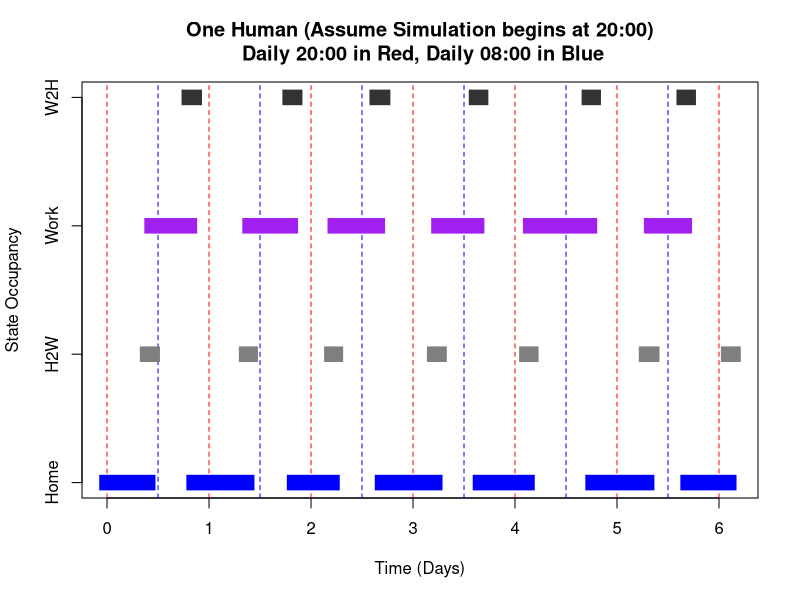
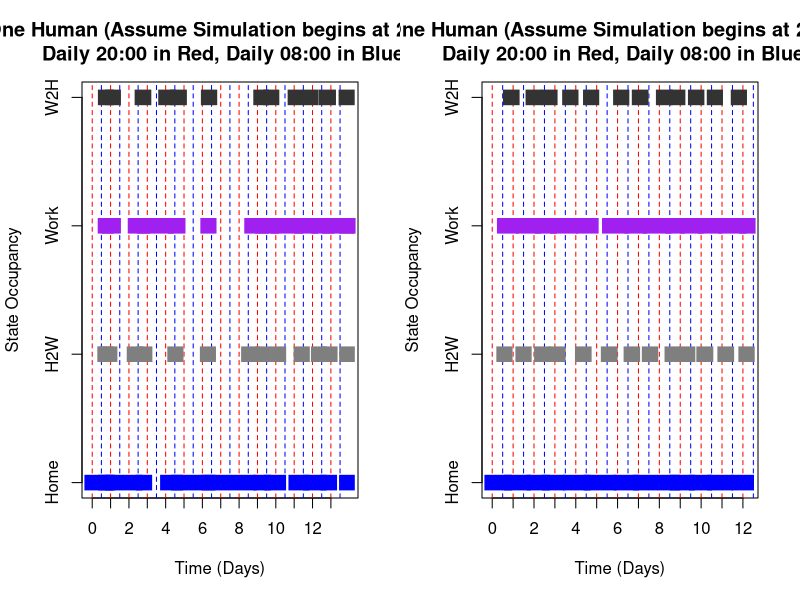
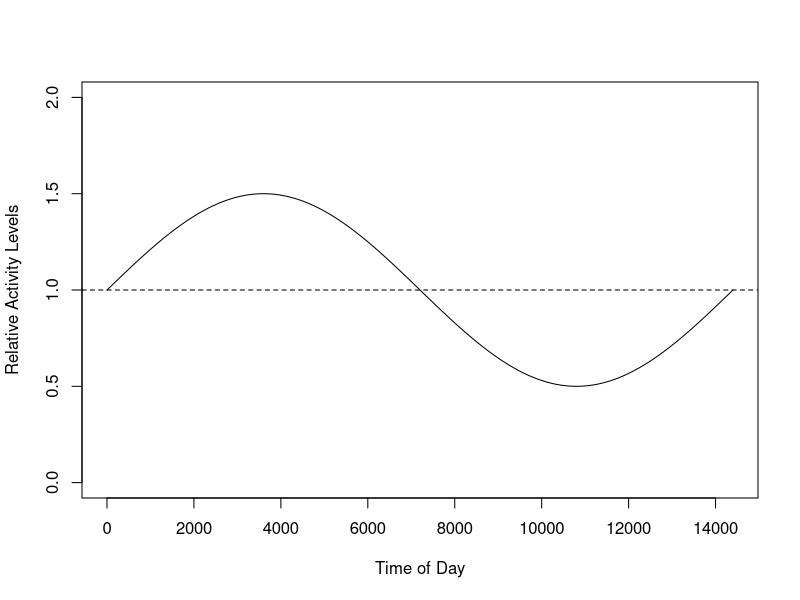
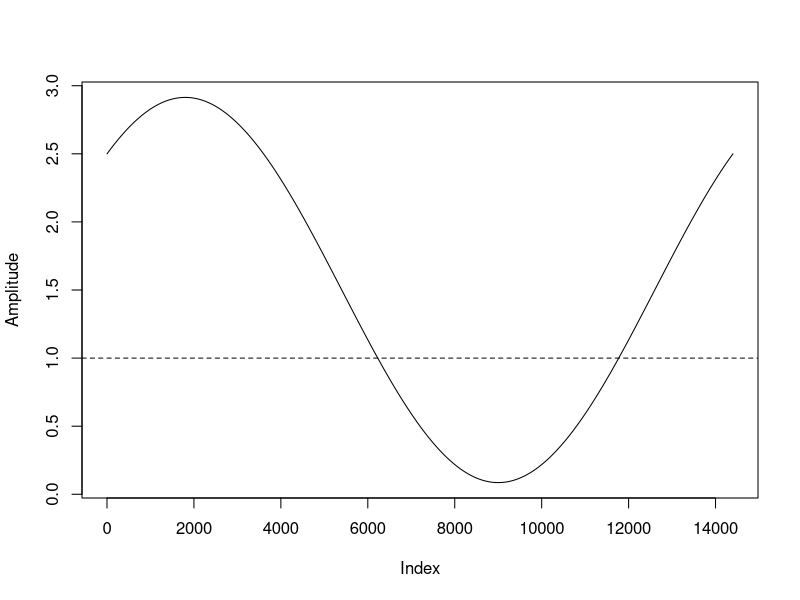
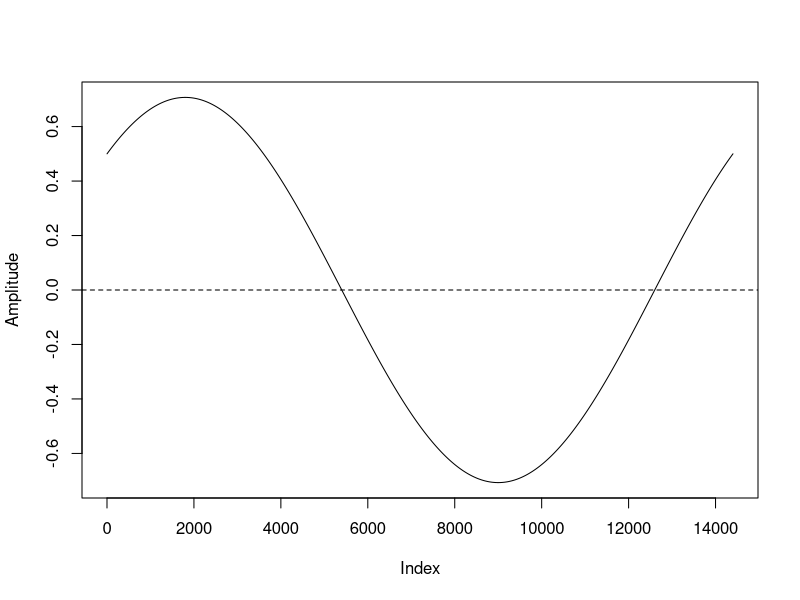

R code for these plots, in order:
dMin = 1:(60*24)

homeTime = 1/12
commute2Work = 1/1
commute2Home = 1/1
workTime = 1/10





simpleHuman <- function(maxSteps=1e3, N=1){
  states = vector(mode = "character",length = maxSteps+1)
  times = vector(mode = "numeric",length = maxSteps+1)
  duration = vector(mode = "numeric",length = maxSteps+1)
  
  times[1] = 0
  states[1] = "H"
  duration[1] = rexp(n = 1,rate = homeTime)
  
  for(i in 1:maxSteps){
    print(paste0("iteration: ",i))
    switch(EXPR = states[i],
            H = {
              tDur = rgamma(n = 1,shape = N,rate = homeTime*N)
              times[i+1] = times[i] + tDur
              duration[i+1] = tDur
              states[i+1] = "H2W"
            },
            H2W = {
              tDur = rgamma(n = 1,shape = N,rate = commute2Work*N)
              times[i+1] = times[i] + tDur
              duration[i+1] = tDur
              states[i+1] = "W"
            },
            W = {
              tDur = rgamma(n = 1,shape = N,rate = workTime*N)
              times[i+1] = times[i] + tDur
              duration[i+1] = tDur
              states[i+1] = "W2H"
            },
            W2H = {
              tDur = rgamma(n = 1,shape = N,rate = commute2Home*N)
              times[i+1] = times[i] + tDur
              duration[i+1] = tDur
              states[i+1] = "H"
            },
            {stop(paste0("unrecognized state",states[i]))}
           )
  }
  return(list(states=states,times=times,duration=duration))
}


plotOneHuman <- function(out,lwd,cols){
  xlim = c(0,max(out$times)+1)
  ylim = c(0,0.375)
  
  plot(1,type="n",xaxt="n",yaxt="n",ylab="State Occupancy",xlab="Time (Days)",xlim=xlim,ylim=ylim,main="One Human (Assume Simulation begins at 20:00)\n Daily 20:00 in Red, Daily 08:00 in Blue")
  ttMax = max(out$times)/24
  axis(side = 1,at = (0:ttMax)*24,labels = 0:ttMax)
  axis(side = 2,at = c(0,0.125,0.25,0.375),labels = c("Home","H2W","Work","W2H"))
  abline(v =(0:ttMax)*24,col="red",lty=2 )
  abline(v = ((0+0.5):(ttMax+0.5))*24,col = "blue", lty=2)
  for(i in 1:length(out$states)){
    if(i==length(out$states)){
      switch(out$states[i],
             H = {
               segments(x0 = out$times[i],y0 = 0,x1 = out$times[i]+1,y1 = 0,col = cols[1],lwd = lwd,lend=2)
             },
             H2W = {
               segments(x0 = out$times[i],y0 = 0.125,x1 = out$times[i]+1,y1 = 0.125,col = cols[2],lwd = lwd,lend=2)
             },
             W = {
               segments(x0 = out$times[i],y0 = 0.25,x1 = out$times[i]+1,y1 = 0.25,col = cols[3],lwd = lwd,lend=2)
             },
             W2H = {
               segments(x0 = out$times[i],y0 = 0.375,x1 = out$times[i]+1,y1 = 0.375,col = cols[4],lwd = lwd,lend=2)
             }
      )
    } else {
      switch(out$states[i],
             H = {
               segments(x0 = out$times[i],y0 = 0,x1 = out$times[i+1],y1 = 0,col = cols[1],lwd = lwd,lend=2)
             },
             H2W = {
               segments(x0 = out$times[i],y0 = 0.125,x1 = out$times[i+1],y1 = 0.125,col = cols[2],lwd = lwd,lend=2)
             },
             W = {
               segments(x0 = out$times[i],y0 = 0.25,x1 = out$times[i+1],y1 = 0.25,col = cols[3],lwd = lwd,lend=2)
             },
             W2H = {
               segments(x0 = out$times[i],y0 = 0.375,x1 = out$times[i+1],y1 = 0.375,col = cols[4],lwd = lwd,lend=2)
             }
      )
    }
  }
  
}

cols = c("blue","grey50","purple","grey20")
out = simpleHuman(maxSteps = 25,N=24)
plotOneHuman(out = out,lwd = 15,cols = cols)

par(mfrow=c(1,2))
# exponential
set.seed(42)
out = simpleHuman(maxSteps = 50,N=1)
plotOneHuman(out = out,lwd = 15,cols = cols)

# gamma
out = simpleHuman(maxSteps = 50,N=12)
plotOneHuman(out = out,lwd = 15,cols = cols)
par(mfrow=c(1,1))




t=seq(from=0,to=24*60,by=0.1)

plot({
  (sin((2*pi*t)/1440)*0.5 + 1)
},type="l",ylim=c(0,2),ylab="Relative Activity Levels",xlab="Time of Day")
abline(h = 1,lty = 2)

plot({
  ((sin((2*pi*t)/1440) + cos((2*pi*t)/1440)) ) + 1.5
},type = "l",ylab = "Amplitude")
abline(h = 1,lty=2)

plot({
    ((sin((2*pi*t)/1440) + cos((2*pi*t)/1440)) * 0.5)
  },type = "l",ylab = "Amplitude")
abline(h = 0,lty=2)

hazFunc = function(t){
  sin((2*pi*t)/1440) + cos((2*pi*t)/1440)
}

out = sin((2*pi*t)/1440) + cos((2*pi*t)/1440)
integrate(f = hazFunc,lower = 0,upper = 1440,subdivisions = 1e3)
